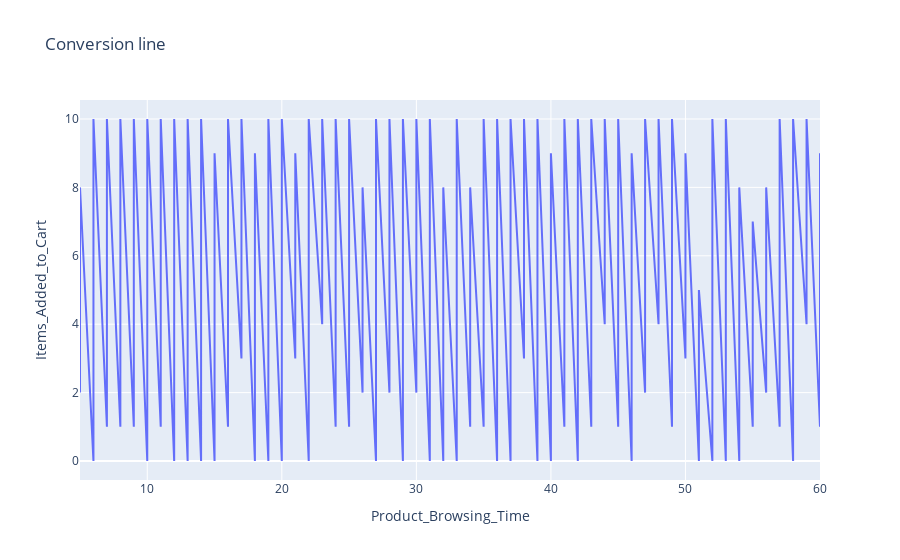

Notebook source saved alongside this figure:
### Code cell
line_data = data[['Product_Browsing_Time', 'Items_Added_to_Cart', 'Total_Purchases']]
line_data = line_data.groupby(['Product_Browsing_Time', 'Items_Added_to_Cart']).sum().reset_index()

fig = px.line(line_data, x='Product_Browsing_Time', y='Items_Added_to_Cart', title='Conversion line')
fig.show()

### Figure 1 — Plotly figure (JSON) as saved in the notebook; plotly's stock layout.template omitted (floating-point values rounded to 4 significant figures; data arrays with more than 128 entries replaced by an {"elided": "..."} marker saying what was removed)
{"data": [{"hovertemplate": "Product_Browsing_Time=%{x}<br>Items_Added_to_Cart=%{y}<extra></extra>", "legendgroup": "", "line": {"color": "#636efa", "dash": "solid"}, "marker": {"symbol": "circle"}, "mode": "lines", "name": "", "orientation": "v", "showlegend": false, "type": "scatter", "x": {"elided": "342 int values"}, "xaxis": "x", "y": {"elided": "342 int values"}, "yaxis": "y"}], "layout": {"autosize": true, "legend": {"tracegroupgap": 0}, "title": {"text": "Conversion line"}, "xaxis": {"anchor": "y", "autorange": true, "domain": [0, 1], "range": [5, 60], "title": {"text": "Product_Browsing_Time"}, "type": "linear"}, "yaxis": {"anchor": "x", "autorange": true, "domain": [0, 1], "range": [-0.5556, 10.56], "title": {"text": "Items_Added_to_Cart"}, "type": "linear"}}}
